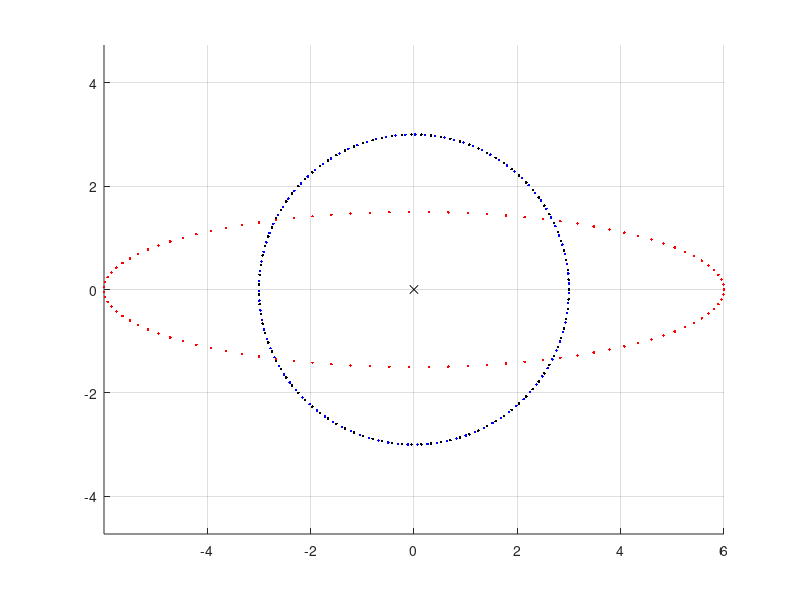
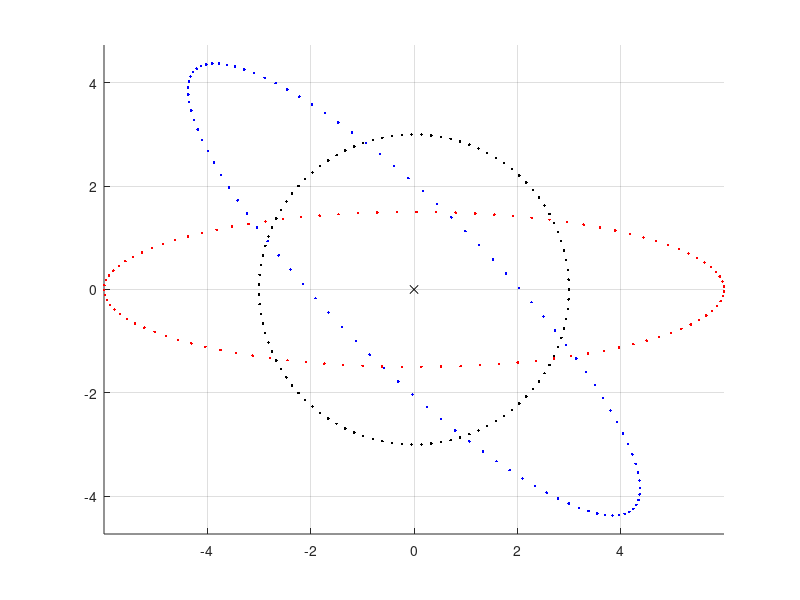
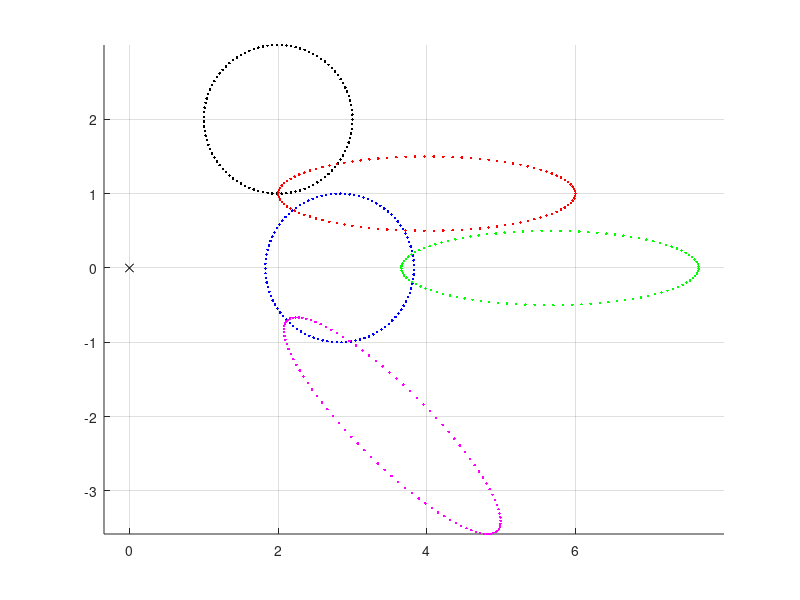

Source code (MATLAB) for these figures, in order:
% Konsta Keski-Mattinen 08.04.2021

close all
clear

% A

v1=[1;0];
v2=[0;1];
u1=[2;0];
u2=[0;0.5];

% Av1=u1 Av2=u2 
% -> A*[v1 v2] = [u1 u2]
A=[u1 u2]*inv([v1 v2])

% B
v1=[1;0];
v2=[0;1];
u1=2^(-0.5)*[1;-1];
u2=2^(-0.5)*[1;1];

% Bv1=u1 Bv2=u2 
% -> A*[v1 v2] = [u1 u2]
B=[u1 u2]*inv([v1 v2])

% C
r = 3;
alpha = linspace(0, 2*pi, 100);
D = r*[cos(alpha);
    sin(alpha)];

DA = A*D;
DB = B*D;

figure
hold on
plot(D(1,:), D(2,:), 'k.');
plot(DA(1,:), DA(2,:), 'r.');
plot(DB(1,:), DB(2,:), 'b.');
plot(0, 0, 'kx');
axis equal
grid on

% D

r = 3;
alpha = linspace(0, 2*pi, 100);
D = r*[cos(alpha);
    sin(alpha)];

DAB = A*B*D;
DBA = B*A*D;

figure
hold on
plot(D(1,:), D(2,:), 'k.');
plot(DAB(1,:), DAB(2,:), 'r.');
plot(DBA(1,:), DBA(2,:), 'b.');
plot(0, 0, 'kx');
axis equal
grid on

% E

r = 1;
alpha = linspace(0, 2*pi, 100);
D = [2+cos(alpha);
    2+sin(alpha)];

DA = A*D;
DB = B*D;
DAB = A*B*D;
DBA = B*A*D;

figure
hold on
plot(D(1,:), D(2,:), 'k.');
plot(DA(1,:), DA(2,:), 'r.');
plot(DB(1,:), DB(2,:), 'b.');
plot(DAB(1,:), DAB(2,:), 'g.');
plot(DBA(1,:), DBA(2,:), 'm.');
plot(0, 0, 'kx');
axis equal
grid on
